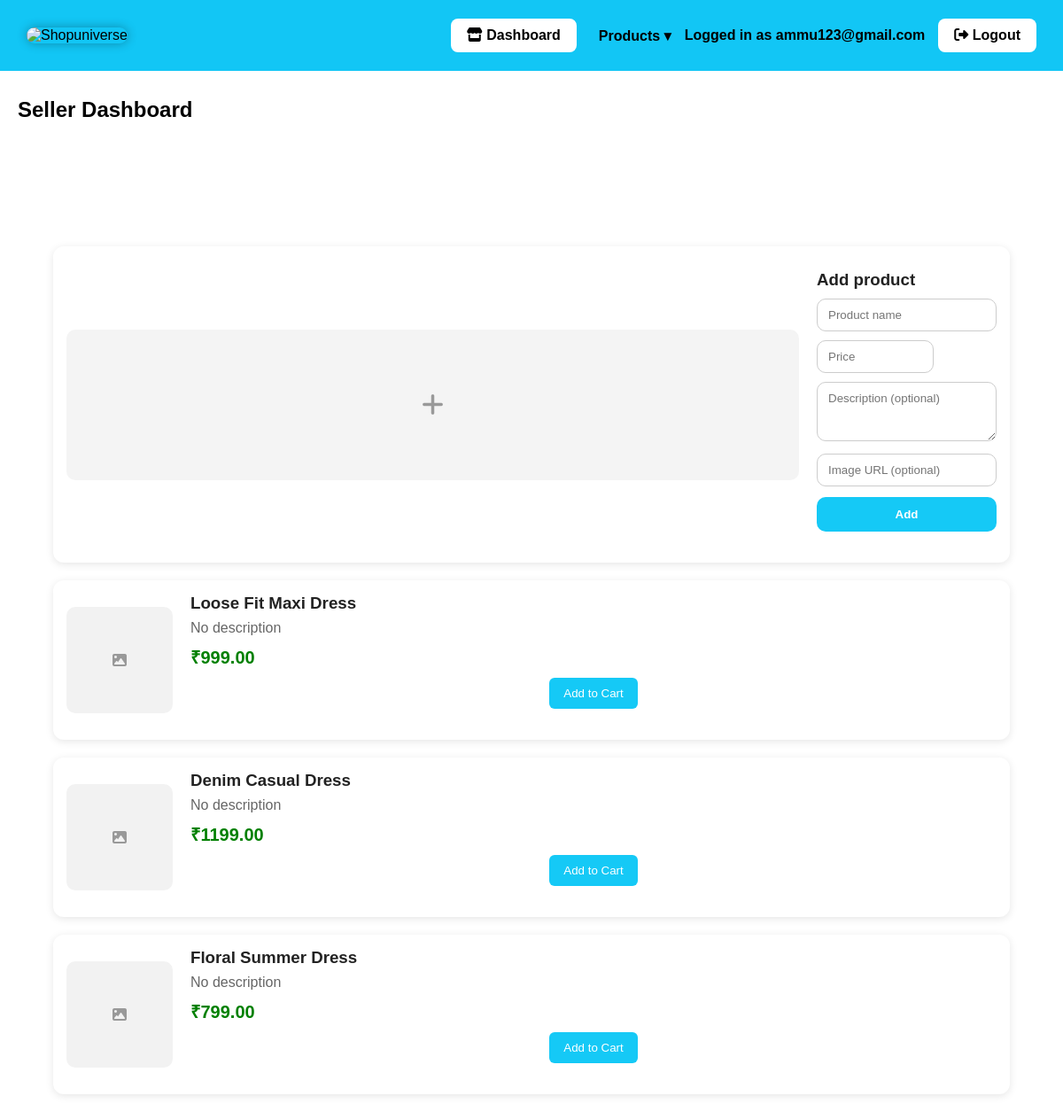
The page /seller/dashboard (signed in) on the database its author committed.
### tables this page shows
CREATE TABLE products (
                id INTEGER PRIMARY KEY AUTOINCREMENT,
                seller_id INTEGER NOT NULL,
                name TEXT NOT NULL,
                price REAL NOT NULL DEFAULT 0,
                image_url TEXT,
                created_at TEXT NOT NULL, description TEXT,
                FOREIGN KEY (seller_id) REFERENCES sellers(id) ON DELETE CASCADE ON UPDATE CASCADE
            );

### app.py (the view)
@app.route("/seller/dashboard")
def seller_dashboard():
    if not seller_login_required():
        flash("Please login to access seller dashboard.", "seller_error")
        return redirect(url_for("seller_login"))
    conn = get_db_connection()
    try:
        products = conn.execute(
            """
            SELECT id, name, price, description, image_url, created_at
            FROM products
            WHERE seller_id = ?
            ORDER BY datetime(created_at) DESC, id DESC
            """,
            (session.get("seller_id"),),
        ).fetchall()
    finally:
        conn.close()
    return render_template(
        "seller_dashboard.html",
        seller_email=session.get("seller_email"),
        products=products,
    )

### app.py (called while the page is built)
def get_db_connection():
    conn = sqlite3.connect(DB_PATH)
    conn.row_factory = sqlite3.Row
    conn.execute("PRAGMA foreign_keys = ON")
    return conn

def seller_login_required():
    return session.get("seller_id") is not None

### templates/seller_dashboard.html (shortened to what this page needs)
<!DOCTYPE html>
<html>
<head>
    <link rel="stylesheet" href="{{ url_for('static', filename='style.css') }}">
    <link rel="stylesheet"
    href="https://cdnjs.cloudflare.com/ajax/libs/font-awesome/6.5.0/css/all.min.css">
</head>
<body>
<div class="navbar">
    <div class="logo">
        <img src="{{ url_for('static', filename='Gemini_Generated_Image_k8m5q9k8m5q9k8m5.png') }}" alt="Shopuniverse">
    </div>
    <div class="nav-right">
        <a href="{{ url_for('seller_dashboard') }}" class="seller-btn">
            <i class="fa fa-store"></i> Dashboard
        </a>
        <div class="dropdown" style="margin-left:10px;">
            <a href="#" style="text-decoration:none; color:#000; font-weight:bold;">
                Products &#9662;
            </a>
        </div>
        <span style="color:#000; font-weight:bold;">
            Logged in as {{ seller_email }}
        </span>
        <a href="{{ url_for('seller_logout') }}" class="login-btn">
            <i class="fa fa-sign-out-alt"></i> Logout
        </a>
    </div>
</div>
<div style="padding:110px 20px 30px 20px;">
    <h2 style="margin:0 0 10px 0;">Seller Dashboard</h2>
        <div class="products" style="margin-top:20px;">
            <div class="product-card">
                <div style="width:100%; height:170px; border-radius:10px; background:#f4f4f4; display:flex; align-items:center; justify-content:center; color:#999;">
                    <i class="fa fa-plus" style="font-size:28px;"></i>
                </div>
                <div class="product-info-list">
                    <h3 style="margin:12px 0 6px; padding:0;">Add product</h3>
                    <form method="POST" action="{{ url_for('seller_add_product') }}">
                    <div style="display:flex; gap:10px; flex-wrap:wrap; margin-top:10px;">
                        <input
                            type="text"
                            name="name"
                            placeholder="Product name"
                            required
                            style="flex:1; min-width:200px; padding:10px 12px; border:1px solid #ccc; border-radius:10px; font-family:inherit;"
                        />
                        <input
                            type="number"
                            name="price"
                            placeholder="Price"
                            min="0"
                            step="0.01"
                            required
                            style="flex:0.6; min-width:130px; padding:10px 12px; border:1px solid #ccc; border-radius:10px; font-family:inherit;"
                        />
                    </div>
                    <textarea
                        name="description"
                        placeholder="Description (optional)"
                        rows="3"
                        style="width:100%; margin-top:10px; padding:10px 12px; border:1px solid #ccc; border-radius:10px; font-family:inherit;"
                    ></textarea>
                    <input
                        type="text"
                        name="image_url"
                        placeholder="Image URL (optional)"
                        style="width:100%; margin-top:10px; padding:10px 12px; border:1px solid #ccc; border-radius:10px; font-family:inherit;"
                    />
                    <button
                        type="submit"
                        style="margin-top:12px; width:100%; padding:12px; background:#15c9f6; border:none; color:white; border-radius:10px; cursor:pointer; font-weight:700;"
                    >
                        Add
                    </button>
                </form>
            </div>
        </div>
        {% if products and products|length > 0 %}
            {% for p in products %}
                <div class="product-card">
                    {% if p["image_url"] %}
                        <img src="{{ p['image_url'] }}" alt="{{ p['name'] }}">
                    {% else %}
                        <div style="width:120px; height:120px; border-radius:10px; background:#f2f2f2; display:flex; align-items:center; justify-content:center; color:#999;">
                            <i class="fa fa-image"></i>
                        </div>
                    {% endif %}
                    <div class="product-info-list">
                        <h3>{{ p["name"] }}</h3>
                        {% if p["description"] %}
                            <p>{{ p["description"] }}</p>
                        {% else %}
                            <p>No description</p>
                        {% endif %}
                        <div class="product-price">₹{{ "%.2f"|format(p["price"]|float) }}</div>
                        <button type="button" onclick="alert('Add to cart not implemented from seller dashboard')">
                            Add to Cart
                        </button>
                    </div>
                </div>
            {% endfor %}
        {% else %}
            <p style="margin:0; color:#666;">No products yet. Add one above.</p>
        {% endif %}
    </div>
</div>
</body>
</html>

### static/style.css (style rules this page uses)
* { margin: 0; padding: 0; box-sizing: border-box; }
body { font-family: Arial, sans-serif; }
.navbar { display: flex; justify-content: space-between; align-items: center; background-color: #15c9f6; padding: 15px 30px; }
.logo img { height: 70px; padding: 0px; background-color: transparent; border-radius: 10px; box-shadow: 0 0 12px rgba(0,0,0,0.3); transition: 0.3s; }
.login-btn { background-color: white; padding: 8px 15px; border-radius: 5px; text-decoration: none; color: black; font-weight: bold; }
.nav-right { display: flex; align-items: center; gap: 10px; }
.dropdown { position: relative; }
button { display: block; margin: 20px auto; padding: 10px 20px; border: none; background: #15c9f6; color: white; border-radius: 5px; cursor: pointer; }
.products { width: 100%; padding: 120px 40px 40px; display: flex; flex-direction: column; gap: 20px; }
.product-card { width: 100%; display: flex; align-items: center; gap: 20px; background: white; padding: 15px; border-radius: 12px; box-shadow: 0 2px 10px rgba(0,0,0,0.1); transition: 0.3s; }
.product-info-list { flex: 1; }
.product-info-list h3 { margin-bottom: 8px; color: #222; }
.product-info-list p { color: #666; margin-bottom: 10px; }
.product-price { font-size: 20px; font-weight: bold; color: green; }
.product-card button { padding: 10px 16px; background: #15c9f6; border: none; color: white; border-radius: 6px; cursor: pointer; margin-top: 10px; }
.seller-btn { text-decoration:none; background:#ff9800; color:white; padding:10px 15px; border-radius:6px; font-weight:bold; transition:0.3s; }
.navbar { width: 100%; height: 80px; background: #12c6f5; display: flex; align-items: center; position: fixed; top: 0; left: 0; z-index: 1000; padding: 0 30px; box-sizing: border-box; }
.nav-right { margin-left: auto; display: flex; align-items: center; gap: 15px; }
.login-btn, .cart-btn, .seller-btn { text-decoration: none; padding: 10px 18px; border-radius: 8px; font-weight: bold; background: white; color: black; }
.seller-btn { background: white; color: black; }

### rows shown on the page
products: name "Loose Fit Maxi Dress", description "No description", price "999.00"
products: name "Denim Casual Dress", description "No description", price "1199.00"
products: name "Floral Summer Dress", description "No description", price "799.00"

### other values the page prints
{{ seller_email }} "ammu123@gmail.com"
